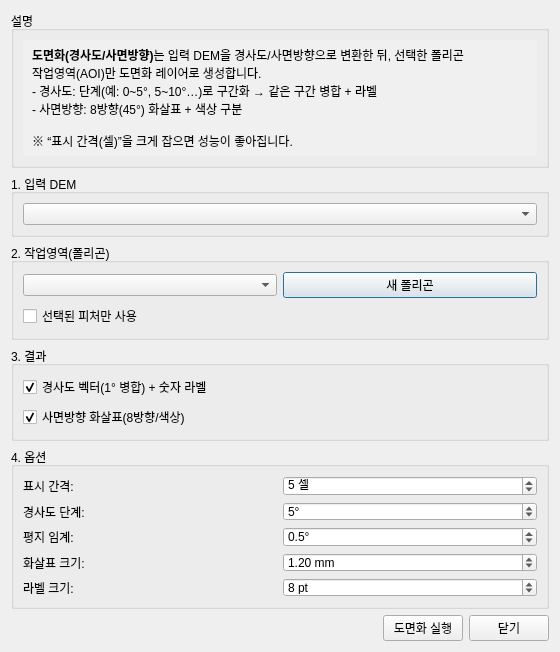
<?xml version="1.0" encoding="UTF-8"?>
<ui version="4.0">
 <class>SlopeAspectDraftingDialog</class>
 <widget class="QDialog" name="SlopeAspectDraftingDialog">
  <property name="geometry">
   <rect>
    <x>0</x>
    <y>0</y>
    <width>560</width>
    <height>520</height>
   </rect>
  </property>
  <property name="windowTitle">
   <string>경사도/사면방향 도면화 (Slope &amp; Aspect Drafting) - ArchToolkit</string>
  </property>
  <layout class="QVBoxLayout" name="verticalLayout">
   <item>
    <widget class="QGroupBox" name="groupInfo">
     <property name="title">
      <string>설명</string>
     </property>
     <layout class="QVBoxLayout" name="verticalLayout_Info">
      <item>
       <widget class="QLabel" name="lblDescription">
         <property name="text">
           <string>&lt;html&gt;&lt;b&gt;도면화(경사도/사면방향)&lt;/b&gt;는 입력 DEM을 경사도/사면방향으로 변환한 뒤, 선택한 폴리곤 작업영역(AOI)만 도면화 레이어로 생성합니다.&lt;br/&gt;- 경사도: 단계(예: 0~5°, 5~10°…)로 구간화 → 같은 구간 병합 + 라벨&lt;br/&gt;- 사면방향: 8방향(45°) 화살표 + 색상 구분&lt;br/&gt;&lt;br/&gt;※ “표시 간격(셀)”을 크게 잡으면 성능이 좋아집니다.&lt;/html&gt;</string>
         </property>
        <property name="wordWrap">
         <bool>true</bool>
        </property>
        <property name="styleSheet">
         <string>background-color: #f0f0f0; padding: 6px; border-radius: 3px;</string>
        </property>
       </widget>
      </item>
     </layout>
    </widget>
   </item>
   <item>
    <widget class="QGroupBox" name="groupDem">
     <property name="title">
      <string>1. 입력 DEM</string>
     </property>
     <layout class="QVBoxLayout" name="verticalLayout_Dem">
      <item>
       <widget class="QgsMapLayerComboBox" name="cmbDemLayer"/>
      </item>
     </layout>
    </widget>
   </item>
   <item>
    <widget class="QGroupBox" name="groupMask">
     <property name="title">
      <string>2. 작업영역(폴리곤)</string>
     </property>
     <layout class="QVBoxLayout" name="verticalLayout_Mask">
      <item>
       <layout class="QHBoxLayout" name="horizontalLayout_Mask">
        <item>
         <widget class="QgsMapLayerComboBox" name="cmbMaskLayer"/>
        </item>
        <item>
         <widget class="QPushButton" name="btnCreateMask">
          <property name="text">
           <string>새 폴리곤</string>
          </property>
          <property name="toolTip">
           <string>메모리 폴리곤 레이어를 생성해 작업영역(AOI)을 그릴 수 있게 합니다.</string>
          </property>
         </widget>
        </item>
       </layout>
      </item>
      <item>
       <widget class="QCheckBox" name="chkMaskSelectedOnly">
        <property name="text">
         <string>선택된 피처만 사용</string>
        </property>
        <property name="toolTip">
         <string>폴리곤 레이어에서 선택된 피처(들)만 작업영역으로 사용합니다.</string>
        </property>
       </widget>
      </item>
     </layout>
    </widget>
   </item>
   <item>
    <widget class="QGroupBox" name="groupOutputs">
     <property name="title">
      <string>3. 결과</string>
     </property>
     <layout class="QVBoxLayout" name="verticalLayout_Outputs">
      <item>
       <widget class="QCheckBox" name="chkSlopeRaster">
        <property name="text">
         <string>경사도 벡터(1° 병합) + 숫자 라벨</string>
        </property>
        <property name="checked">
         <bool>true</bool>
        </property>
       </widget>
      </item>
      <item>
        <widget class="QCheckBox" name="chkAspectArrows">
         <property name="text">
          <string>사면방향 화살표(8방향/색상)</string>
         </property>
         <property name="checked">
          <bool>true</bool>
         </property>
        </widget>
      </item>
     </layout>
    </widget>
   </item>
   <item>
    <widget class="QGroupBox" name="groupParams">
     <property name="title">
      <string>4. 옵션</string>
     </property>
      <layout class="QGridLayout" name="gridLayout_Params">
       <item row="0" column="0">
        <widget class="QLabel" name="label_Step">
         <property name="text">
          <string>표시 간격:</string>
         </property>
        </widget>
       </item>
      <item row="0" column="1">
       <widget class="QSpinBox" name="spinStepCells">
        <property name="minimum">
         <number>1</number>
        </property>
        <property name="maximum">
         <number>2000</number>
        </property>
        <property name="value">
         <number>5</number>
        </property>
        <property name="suffix">
         <string> 셀</string>
        </property>
        <property name="toolTip">
          <string>&lt;html&gt;&lt;b&gt;표시 간격(셀)&lt;/b&gt;&lt;hr/&gt;경사도 격자/사면방향 화살표의 밀도를 함께 조절합니다.&lt;br/&gt;1 = 매우 촘촘(작은 AOI 권장)&lt;br/&gt;5 = 5셀마다 1개(권장)&lt;br/&gt;10 = 더 성긴 표기(큰 AOI 권장)&lt;/html&gt;</string>
        </property>
        </widget>
       </item>
       <item row="1" column="0">
        <widget class="QLabel" name="label_SlopeClassStep">
         <property name="text">
          <string>경사도 단계:</string>
         </property>
        </widget>
       </item>
       <item row="1" column="1">
        <widget class="QSpinBox" name="spinSlopeClassStep">
         <property name="minimum">
          <number>1</number>
         </property>
         <property name="maximum">
          <number>90</number>
         </property>
         <property name="value">
          <number>5</number>
         </property>
         <property name="suffix">
          <string>°</string>
         </property>
         <property name="toolTip">
          <string>&lt;html&gt;&lt;b&gt;경사도 단계(°)&lt;/b&gt;&lt;hr/&gt;같은 구간(예: 0~5°, 5~10°…)끼리 병합해 ‘구역’으로 만듭니다.&lt;br/&gt;값이 클수록 구역 수/라벨이 줄어들어 더 깔끔해집니다.&lt;/html&gt;</string>
         </property>
        </widget>
       </item>
       <item row="2" column="0">
        <widget class="QLabel" name="label_Flat">
         <property name="text">
          <string>평지 임계:</string>
         </property>
        </widget>
       </item>
       <item row="2" column="1">
        <widget class="QDoubleSpinBox" name="spinFlatSlopeDeg">
        <property name="decimals">
         <number>1</number>
        </property>
        <property name="minimum">
         <double>0.0</double>
        </property>
        <property name="maximum">
         <double>20.0</double>
        </property>
        <property name="singleStep">
         <double>0.5</double>
        </property>
        <property name="value">
         <double>0.5</double>
        </property>
        <property name="suffix">
         <string>°</string>
        </property>
        <property name="toolTip">
         <string>&lt;html&gt;&lt;b&gt;평지 임계(경사도 °)&lt;/b&gt;&lt;hr/&gt;이 값 이하에서는 사면방향 화살표를 숨깁니다(평지는 방향 의미가 약함).&lt;/html&gt;</string>
        </property>
        </widget>
       </item>
       <item row="3" column="0">
        <widget class="QLabel" name="label_ArrowSize">
         <property name="text">
          <string>화살표 크기:</string>
         </property>
        </widget>
       </item>
       <item row="3" column="1">
        <widget class="QDoubleSpinBox" name="spinArrowSizeMm">
        <property name="decimals">
         <number>2</number>
        </property>
        <property name="minimum">
         <double>0.1</double>
        </property>
        <property name="maximum">
         <double>10.0</double>
        </property>
        <property name="singleStep">
         <double>0.1</double>
        </property>
        <property name="value">
         <double>1.2</double>
        </property>
        <property name="suffix">
         <string> mm</string>
        </property>
        </widget>
       </item>
       <item row="4" column="0">
        <widget class="QLabel" name="label_LabelSize">
         <property name="text">
          <string>라벨 크기:</string>
         </property>
        </widget>
       </item>
       <item row="4" column="1">
        <widget class="QSpinBox" name="spinLabelSizePt">
         <property name="minimum">
          <number>4</number>
         </property>
         <property name="maximum">
          <number>24</number>
         </property>
         <property name="value">
          <number>8</number>
         </property>
         <property name="suffix">
          <string> pt</string>
         </property>
        </widget>
       </item>
      </layout>
     </widget>
    </item>
   <item>
    <layout class="QHBoxLayout" name="horizontalLayout_Buttons">
     <item>
      <spacer name="horizontalSpacer">
       <property name="orientation">
        <enum>Qt::Horizontal</enum>
       </property>
       <property name="sizeHint" stdset="0">
        <size>
         <width>40</width>
         <height>20</height>
        </size>
       </property>
      </spacer>
     </item>
     <item>
      <widget class="QPushButton" name="btnRun">
       <property name="text">
        <string>도면화 실행</string>
       </property>
      </widget>
     </item>
     <item>
      <widget class="QPushButton" name="btnClose">
       <property name="text">
        <string>닫기</string>
       </property>
      </widget>
     </item>
    </layout>
   </item>
  </layout>
 </widget>
 <customwidgets>
  <customwidget>
   <class>QgsMapLayerComboBox</class>
   <extends>QComboBox</extends>
   <header>qgis.gui</header>
  </customwidget>
 </customwidgets>
 <resources/>
 <connections/>
</ui>
